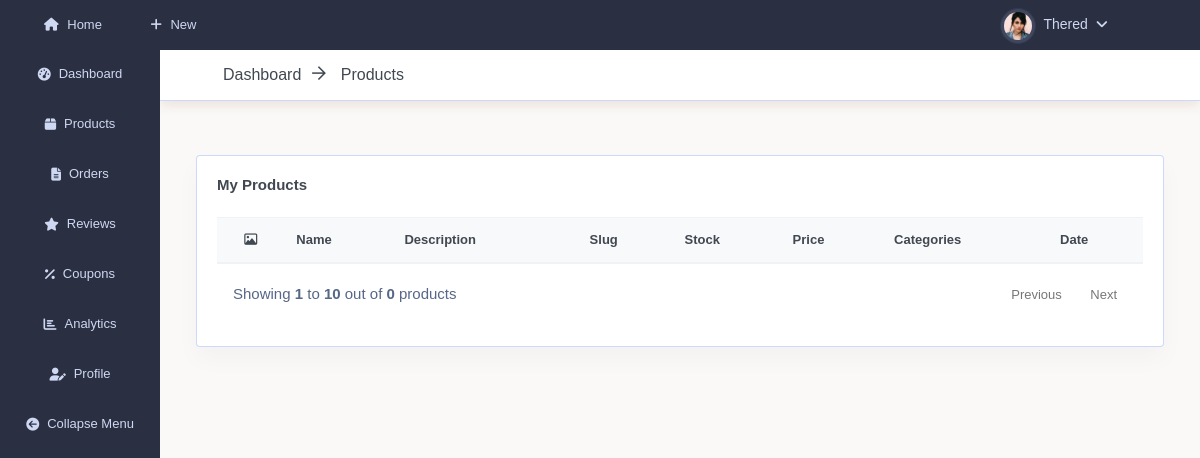
Page /edit.php (signed in) on the committed database.
### tables this page shows
CREATE TABLE `users` (
  `id` int(11) NOT NULL,
  `username` varchar(200) NOT NULL,
  `email` varchar(200) NOT NULL,
  `password` varchar(60) NOT NULL,
  `type` int(1) NOT NULL,
  `firstname` varchar(50) NOT NULL,
  `lastname` varchar(50) NOT NULL,
  `gender` int(1) NOT NULL DEFAULT 0,
  `address` text NOT NULL,
  `contact_info` varchar(100) NOT NULL,
  `picture` varchar(50) DEFAULT NULL,
  `country` varchar(200) NOT NULL,
  `state` varchar(200) NOT NULL,
  `address2` varchar(200) NOT NULL,
  `city` varchar(200) NOT NULL,
  `postal` varchar(200) NOT NULL,
  `website` varchar(20) DEFAULT NULL,
  `token` varchar(200) NOT NULL DEFAULT ''
);

### pre-seller-panel.php (the view, shortened to what this page needs)
<!DOCTYPE html>
<html>
    <head>
        <link rel="stylesheet" href="css/owl.carousel.min.css">
        <link rel="stylesheet" href="css/owl.theme.default.min.css">
        <link rel="stylesheet" type="text/css" href="css/themify-icons.css">
        <link rel="stylesheet" type="text/css" href="css/nice-select.css">
        <link rel="stylesheet" type="text/css" href="css/style.css">
        <link rel="stylesheet" type="text/css" href="css/responsive.css">
    </head>
    <body>
        <div class="seller-dash">
            <div id="sellermenu" role="navigation">
                <div id="sellermenu-wrap">
                    <ul class="sel-menu">
                        <li>
                            <a href="seller-dashboard.php?page=home">
                                <i class="fas fa-tachometer-alt"></i>
                                <span>Dashboard</span>
                            </a>
                        </li>
                        <li>
                            <a href="edit.php?post_type=product">
                                <i class="fas fa-box"></i>
                                <span>Products</span>
                            </a>
                        </li>
                        <li>
                            <a href="edit.php?post_type=order">
                                <i class="fas fa-file-alt"></i>
                                <span>Orders</span>
                            </a>
                        </li>
                        <li>
                            <a href="edit.php?post_type=review">
                                <i class="fas fa-star"></i>
                                <span>Reviews</span>
                            </a>
                        </li>
                        <li>
                            <a href="edit.php?post_type=coupon">
                                <i class="fas fa-percent"></i>
                                <span>Coupons</span>
                            </a>
                        </li>
                        <li>
                            <a href="analytics.php?id=<?php echo $_SESSION['id']; ?>">
                                <i class="fas fa-chart-bar"></i>
                                <span>Analytics</span>
                            </a>
                        </li>
                        <li>
                            <a href="profile.php?id=<?php echo $_SESSION['id'] ?>">
                                <i class="fas fa-user-edit"></i>
                                <span>Profile</span>
                            </a>
                        </li>
                        <li id="collapse_sidemenu">
                            <a href="#">
                                <i class="fas fa-arrow-circle-left"></i>
                                <span>Collapse Menu</span>
                            </a>
                        </li>
                    </ul>
                </div>
            </div>
            <div id="dash-content">
                <div class="sell-bar">
                    <div id="top-primary">
                        <a href="seller-dashboard.php?page=home" class="seller-home">
                            <i class="fas fa-home"></i>
                            Home
                        </a>
                        <a href="#" class="new-post">
                            <i class="fas fa-plus"></i>
                            New
                        </a>
                    </div>
                    <?php
                        $stmt_1 = $db->prepare("SELECT id, firstname, picture FROM users WHERE id=?");
                        $stmt_1->bindValue(1, $_SESSION['id']);
                        $stmt_1->execute();
                        $user_infos=$stmt_1->fetch(PDO::FETCH_ASSOC);
                    ?>
                    <div class="top-account">
                        <a href="#">
                            <img class="header-profile-user" src="images/users/<?php echo $user_infos['picture']; ?>" alt="Header Avatar">
                            <span><?php echo ucwords($user_infos['firstname']); ?></span>
                            <i class="fas fa-angle-down"></i>
                        </a>
                    </div>
                </div>
                <div class="sell-body">
                    <div class="sell-body-content">
                        <div class="layout-header">
                            <div class="breadcrumbs">
                                <div class="container">
                                    <div class="wrapper">
                                        <div class="col-35">
                                            <div class="bread-inner">
                                                <ul class="bread-list">
                                                    <li>
                                                        <a href="seller-dashboard.php?page=home">
                                                            Dashboard<i class="ti-arrow-right"></i>
                                                        </a>
                                                    </li>
                                                    <li class="active">
                                                        <a href="<?php echo $breadcrumbSlug; ?>"><?php echo $breadcrumbName; ?></a>
                                                    </li>
                                                </ul>
                                            </div>
                                        </div>
                                    </div>
                                </div>
                            </div>
                        </div>
                        <div class="layout-primary">
                            <div class="primary-wrapper">

### css/responsive.css (style rules this page uses)
@media only screen and (max-width: 1200px) { html, body, #main-header .top-sec { overflow-x: hidden; width: 100%; height: auto; } }
@media only screen and (max-width: 1200px) { .breadcrumbs ul li a { font-size: 16px; } }
@media only screen and (max-width: 1200px) { .breadcrumbs ul li i { font-size: 15px; } }
@media only screen and (max-width: 1200px) { .breadcrumbs .bread-list { padding: 1rem; } }

### pre-seller-panel.php (style rules this page uses)
html, body { height: 100%; }

### rows in the picture
users: picture (picture), firstname "Thered"

### other values in the picture
$breadcrumbName "Products"
$no_of_records_per_page "10"
$total_rows "0"
